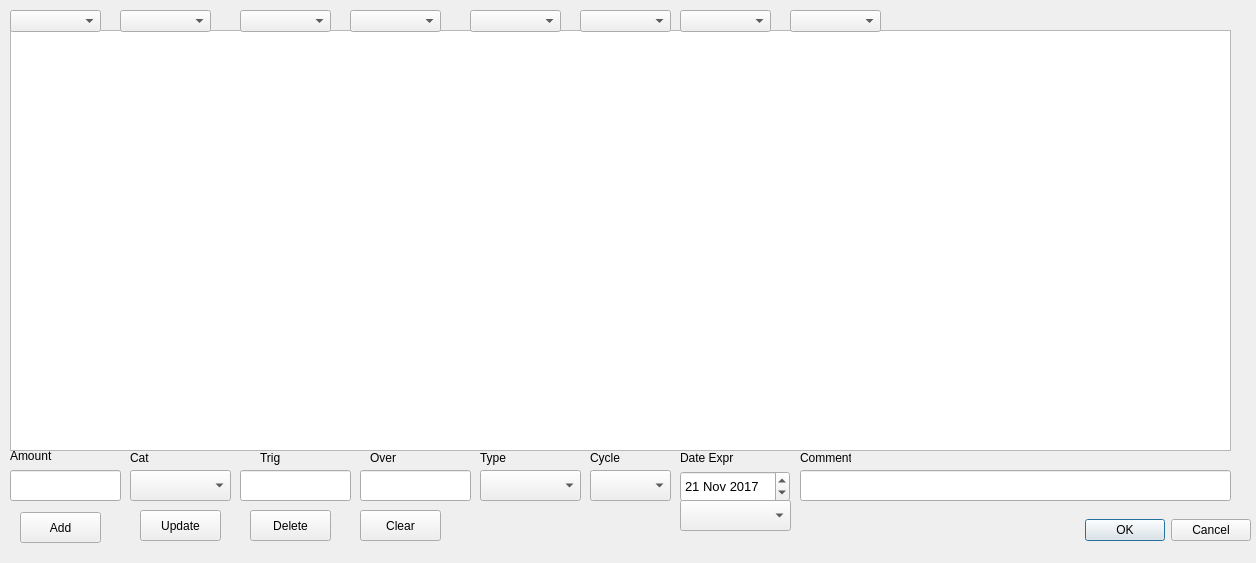
<?xml version="1.0" encoding="UTF-8"?>
<ui version="4.0">
 <class>PredictionsDialog</class>
 <widget class="QDialog" name="PredictionsDialog">
  <property name="geometry">
   <rect>
    <x>0</x>
    <y>0</y>
    <width>1256</width>
    <height>563</height>
   </rect>
  </property>
  <property name="windowTitle">
   <string>Dialog</string>
  </property>
  <widget class="QDialogButtonBox" name="buttonBox">
   <property name="geometry">
    <rect>
     <x>910</x>
     <y>510</y>
     <width>341</width>
     <height>41</height>
    </rect>
   </property>
   <property name="orientation">
    <enum>Qt::Horizontal</enum>
   </property>
   <property name="standardButtons">
    <set>QDialogButtonBox::Cancel|QDialogButtonBox::Ok</set>
   </property>
  </widget>
  <widget class="QTableView" name="predictionsView">
   <property name="geometry">
    <rect>
     <x>10</x>
     <y>30</y>
     <width>1221</width>
     <height>421</height>
    </rect>
   </property>
   <property name="sortingEnabled">
    <bool>true</bool>
   </property>
   <attribute name="horizontalHeaderStretchLastSection">
    <bool>true</bool>
   </attribute>
  </widget>
  <widget class="QLabel" name="labelAmount">
   <property name="geometry">
    <rect>
     <x>10</x>
     <y>446</y>
     <width>51</width>
     <height>20</height>
    </rect>
   </property>
   <property name="font">
    <font>
     <pointsize>9</pointsize>
    </font>
   </property>
   <property name="text">
    <string>Amount</string>
   </property>
  </widget>
  <widget class="QLabel" name="labelCat">
   <property name="geometry">
    <rect>
     <x>130</x>
     <y>450</y>
     <width>21</width>
     <height>16</height>
    </rect>
   </property>
   <property name="font">
    <font>
     <pointsize>9</pointsize>
    </font>
   </property>
   <property name="text">
    <string>Cat</string>
   </property>
  </widget>
  <widget class="QComboBox" name="comboCat">
   <property name="geometry">
    <rect>
     <x>130</x>
     <y>470</y>
     <width>101</width>
     <height>31</height>
    </rect>
   </property>
   <property name="font">
    <font>
     <pointsize>10</pointsize>
    </font>
   </property>
  </widget>
  <widget class="QLabel" name="label_Trig">
   <property name="geometry">
    <rect>
     <x>260</x>
     <y>450</y>
     <width>21</width>
     <height>16</height>
    </rect>
   </property>
   <property name="font">
    <font>
     <pointsize>9</pointsize>
    </font>
   </property>
   <property name="text">
    <string>Trig</string>
   </property>
  </widget>
  <widget class="QLabel" name="labelOver">
   <property name="geometry">
    <rect>
     <x>370</x>
     <y>450</y>
     <width>31</width>
     <height>16</height>
    </rect>
   </property>
   <property name="font">
    <font>
     <pointsize>9</pointsize>
    </font>
   </property>
   <property name="text">
    <string>Over</string>
   </property>
  </widget>
  <widget class="QLabel" name="labelType">
   <property name="geometry">
    <rect>
     <x>480</x>
     <y>450</y>
     <width>41</width>
     <height>16</height>
    </rect>
   </property>
   <property name="font">
    <font>
     <pointsize>9</pointsize>
    </font>
   </property>
   <property name="text">
    <string>Type</string>
   </property>
  </widget>
  <widget class="QComboBox" name="comboType">
   <property name="geometry">
    <rect>
     <x>480</x>
     <y>470</y>
     <width>101</width>
     <height>31</height>
    </rect>
   </property>
   <property name="font">
    <font>
     <pointsize>10</pointsize>
    </font>
   </property>
  </widget>
  <widget class="QComboBox" name="comboCycle">
   <property name="geometry">
    <rect>
     <x>590</x>
     <y>470</y>
     <width>81</width>
     <height>31</height>
    </rect>
   </property>
   <property name="font">
    <font>
     <pointsize>10</pointsize>
    </font>
   </property>
  </widget>
  <widget class="QLabel" name="labelCycle">
   <property name="geometry">
    <rect>
     <x>590</x>
     <y>450</y>
     <width>31</width>
     <height>16</height>
    </rect>
   </property>
   <property name="font">
    <font>
     <pointsize>9</pointsize>
    </font>
   </property>
   <property name="text">
    <string>Cycle</string>
   </property>
  </widget>
  <widget class="QDateEdit" name="editDate">
   <property name="geometry">
    <rect>
     <x>680</x>
     <y>471</y>
     <width>110</width>
     <height>31</height>
    </rect>
   </property>
   <property name="font">
    <font>
     <pointsize>10</pointsize>
    </font>
   </property>
   <property name="inputMethodHints">
    <set>Qt::ImhDate</set>
   </property>
   <property name="date">
    <date>
     <year>2017</year>
     <month>11</month>
     <day>21</day>
    </date>
   </property>
  </widget>
  <widget class="QLabel" name="labelComment">
   <property name="geometry">
    <rect>
     <x>800</x>
     <y>450</y>
     <width>51</width>
     <height>16</height>
    </rect>
   </property>
   <property name="font">
    <font>
     <pointsize>9</pointsize>
    </font>
   </property>
   <property name="text">
    <string>Comment</string>
   </property>
  </widget>
  <widget class="QLabel" name="labelDate">
   <property name="geometry">
    <rect>
     <x>680</x>
     <y>450</y>
     <width>61</width>
     <height>16</height>
    </rect>
   </property>
   <property name="font">
    <font>
     <pointsize>9</pointsize>
    </font>
   </property>
   <property name="text">
    <string>Date Expr</string>
   </property>
  </widget>
  <widget class="QComboBox" name="sortAmount">
   <property name="geometry">
    <rect>
     <x>10</x>
     <y>10</y>
     <width>91</width>
     <height>22</height>
    </rect>
   </property>
  </widget>
  <widget class="QComboBox" name="sortCategory">
   <property name="geometry">
    <rect>
     <x>120</x>
     <y>10</y>
     <width>91</width>
     <height>22</height>
    </rect>
   </property>
  </widget>
  <widget class="QComboBox" name="sortTrigger">
   <property name="geometry">
    <rect>
     <x>240</x>
     <y>10</y>
     <width>91</width>
     <height>22</height>
    </rect>
   </property>
  </widget>
  <widget class="QComboBox" name="sortOverride">
   <property name="geometry">
    <rect>
     <x>350</x>
     <y>10</y>
     <width>91</width>
     <height>22</height>
    </rect>
   </property>
  </widget>
  <widget class="QComboBox" name="sortType">
   <property name="geometry">
    <rect>
     <x>470</x>
     <y>10</y>
     <width>91</width>
     <height>22</height>
    </rect>
   </property>
  </widget>
  <widget class="QComboBox" name="sortCycle">
   <property name="geometry">
    <rect>
     <x>580</x>
     <y>10</y>
     <width>91</width>
     <height>22</height>
    </rect>
   </property>
  </widget>
  <widget class="QComboBox" name="sortDate">
   <property name="geometry">
    <rect>
     <x>680</x>
     <y>10</y>
     <width>91</width>
     <height>22</height>
    </rect>
   </property>
  </widget>
  <widget class="QComboBox" name="sortComment">
   <property name="geometry">
    <rect>
     <x>790</x>
     <y>10</y>
     <width>91</width>
     <height>22</height>
    </rect>
   </property>
  </widget>
  <widget class="QPushButton" name="buttonAdd">
   <property name="geometry">
    <rect>
     <x>20</x>
     <y>512</y>
     <width>81</width>
     <height>31</height>
    </rect>
   </property>
   <property name="text">
    <string>Add</string>
   </property>
  </widget>
  <widget class="QPushButton" name="buttonUpdate">
   <property name="geometry">
    <rect>
     <x>140</x>
     <y>510</y>
     <width>81</width>
     <height>31</height>
    </rect>
   </property>
   <property name="text">
    <string>Update</string>
   </property>
  </widget>
  <widget class="QPushButton" name="buttonDelete">
   <property name="geometry">
    <rect>
     <x>250</x>
     <y>510</y>
     <width>81</width>
     <height>31</height>
    </rect>
   </property>
   <property name="text">
    <string>Delete</string>
   </property>
  </widget>
  <widget class="QPushButton" name="buttonClear">
   <property name="geometry">
    <rect>
     <x>360</x>
     <y>510</y>
     <width>81</width>
     <height>31</height>
    </rect>
   </property>
   <property name="text">
    <string>Clear</string>
   </property>
  </widget>
  <widget class="QComboBox" name="comboDate">
   <property name="geometry">
    <rect>
     <x>680</x>
     <y>500</y>
     <width>111</width>
     <height>31</height>
    </rect>
   </property>
   <property name="font">
    <font>
     <pointsize>10</pointsize>
    </font>
   </property>
  </widget>
  <widget class="QLineEdit" name="editAmount">
   <property name="geometry">
    <rect>
     <x>10</x>
     <y>470</y>
     <width>111</width>
     <height>31</height>
    </rect>
   </property>
  </widget>
  <widget class="QLineEdit" name="editTrig">
   <property name="geometry">
    <rect>
     <x>240</x>
     <y>470</y>
     <width>111</width>
     <height>31</height>
    </rect>
   </property>
  </widget>
  <widget class="QLineEdit" name="editOver">
   <property name="geometry">
    <rect>
     <x>360</x>
     <y>470</y>
     <width>111</width>
     <height>31</height>
    </rect>
   </property>
  </widget>
  <widget class="QLineEdit" name="editComment">
   <property name="geometry">
    <rect>
     <x>800</x>
     <y>470</y>
     <width>431</width>
     <height>31</height>
    </rect>
   </property>
  </widget>
 </widget>
 <resources/>
 <connections>
  <connection>
   <sender>buttonBox</sender>
   <signal>accepted()</signal>
   <receiver>PredictionsDialog</receiver>
   <slot>accept()</slot>
   <hints>
    <hint type="sourcelabel">
     <x>248</x>
     <y>254</y>
    </hint>
    <hint type="destinationlabel">
     <x>157</x>
     <y>274</y>
    </hint>
   </hints>
  </connection>
  <connection>
   <sender>buttonBox</sender>
   <signal>rejected()</signal>
   <receiver>PredictionsDialog</receiver>
   <slot>reject()</slot>
   <hints>
    <hint type="sourcelabel">
     <x>316</x>
     <y>260</y>
    </hint>
    <hint type="destinationlabel">
     <x>286</x>
     <y>274</y>
    </hint>
   </hints>
  </connection>
 </connections>
</ui>
